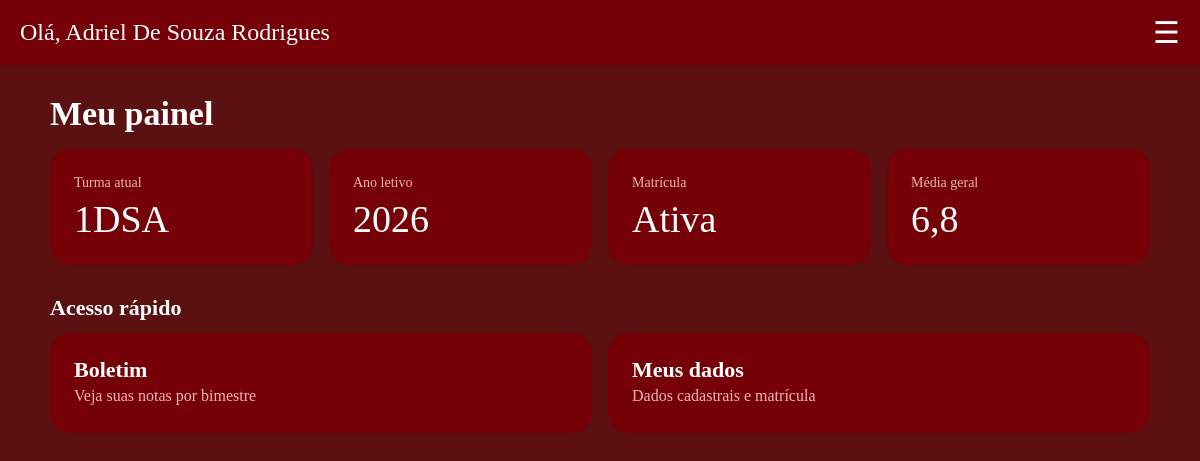
The app's page /Gestao-Escolar/php/aluno/painel.php (signed in) with its own data.
### tables this page shows
CREATE TABLE IF NOT EXISTS `matricula` (
  `id_matricula` int NOT NULL AUTO_INCREMENT,
  `id_aluno` int NOT NULL,
  `id_turma` int NOT NULL,
  `ano_letivo` int NOT NULL,
  `data_matricula` date DEFAULT NULL,
  `estado` enum('Ativa','Concluida','Cancelada','Transferida') NOT NULL,
  PRIMARY KEY (`id_matricula`),
  UNIQUE KEY `id_aluno` (`id_aluno`,`ano_letivo`),
  KEY `id_turma` (`id_turma`),
  CONSTRAINT `matricula_ibfk_1` FOREIGN KEY (`id_aluno`) REFERENCES `aluno` (`id_aluno`),
  CONSTRAINT `matricula_ibfk_2` FOREIGN KEY (`id_turma`) REFERENCES `turma` (`id_turma`)
);

CREATE TABLE IF NOT EXISTS `turma` (
  `id_turma` int NOT NULL AUTO_INCREMENT,
  `nome_turma` varchar(50) NOT NULL,
  `serie` varchar(20) NOT NULL,
  `turno` varchar(20) DEFAULT NULL,
  `ano_letivo` int NOT NULL,
  PRIMARY KEY (`id_turma`)
);

### Gestao-Escolar/php/verifica.php (called while the page is built, shortened)
<?php
function h($texto) {
    return htmlspecialchars((string)$texto, ENT_QUOTES, 'UTF-8');
}
function consulta($sql, $query, $tipos = "", $params = []) {
    $stmt = $sql->prepare($query);
    if ($tipos !== "") {
        $stmt->bind_param($tipos, ...$params);
    }
    $stmt->execute();
    return $stmt;
}
function rotulo_estado($estado) {
    return $estado === "Concluida" ? "Concluída" : $estado;
}

### Gestao-Escolar/php/aluno/painel.php (the view, shortened to what this page needs)
<?php
include "../verifica.php";
include_once "../conexao.php";
$idAluno = (int)($_SESSION["id_aluno"] ?? 0);
$stmt = $sql->prepare("SELECT * FROM aluno WHERE id_aluno = ?");
$stmt->bind_param("i", $idAluno);
$stmt->execute();
$aluno = $stmt->get_result()->fetch_assoc();
$matricula = consulta($sql,
    "SELECT m.*, t.nome_turma, t.serie, t.turno
     FROM matricula m
     JOIN turma t ON t.id_turma = m.id_turma
     WHERE m.id_aluno = ?
     ORDER BY m.ano_letivo DESC, m.id_matricula DESC
     LIMIT 1",
    "i", [$idAluno])->get_result()->fetch_assoc();
$mediaGeral = consulta($sql, "SELECT AVG(media) AS m FROM notas WHERE nota_id_aluno = ?",
    "i", [$idAluno])->get_result()->fetch_assoc()["m"];
?>
<!DOCTYPE html>
<html lang="pt-br">
<head>
    <link rel="stylesheet" href="../../css/style.css">
</head>
<body class="sla">
<?php include "../includes/header_aluno.php"; ?>
<div class="container">
  <div class="page-head">
    <h2 class="titulo-pag">Meu painel</h2>
  </div>
<?php if (!$aluno): ?>
  <p class="subtitulo">Seu usuário não está ligado a nenhum aluno. Procure a secretaria.</p>
<?php else: ?>
  <div class="cards">
    <div class="card"><span class="rotulo">Turma atual</span><span class="num"><?php echo $matricula ? h($matricula['nome_turma']) : '—'; ?></span></div>
    <div class="card"><span class="rotulo">Ano letivo</span><span class="num"><?php echo $matricula ? (int)$matricula['ano_letivo'] : '—'; ?></span></div>
    <div class="card"><span class="rotulo">Matrícula</span><span class="num"><?php echo $matricula ? h(rotulo_estado($matricula['estado'])) : '—'; ?></span></div>
    <div class="card"><span class="rotulo">Média geral</span><span class="num"><?php echo $mediaGeral !== null ? number_format((float)$mediaGeral, 1, ',', '.') : '—'; ?></span></div>
  </div>
  <h3 class="secao-titulo">Acesso rápido</h3>
  <div class="cards">
    <a class="card" href="boletim.php"><h3>Boletim</h3><p>Veja suas notas por bimestre</p></a>
    <a class="card" href="meusdados.php"><h3>Meus dados</h3><p>Dados cadastrais e matrícula</p></a>
  </div>
<?php endif; ?>
</div>
</body>
</html>

### Gestao-Escolar/css/style.css (style rules this page uses)
.sla { margin: 0; background-color: rgb(91, 17, 17); }
a { text-decoration: none; }
.container { max-width: 1100px; margin: 30px auto; padding: 0 20px; }
.page-head { display: flex; justify-content: space-between; align-items: center; flex-wrap: wrap; gap: 12px; margin-bottom: 16px; }
.titulo-pag { color: #ffffff; font-size: 34px; margin: 0; }
.secao-titulo { color: #ffffff; font-size: 22px; margin: 30px 0 12px 0; }
.cards { display: grid; grid-template-columns: repeat(auto-fit, minmax(210px, 1fr)); gap: 16px; }
.card { display: block; background-color: rgb(118, 0, 8); color: #ffffff; border-radius: 20px; padding: 24px; transition: 0.2s; }
.card .rotulo { font-size: 14px; color: #f0b4b4; }
.card .num { display: block; font-size: 38px; margin-top: 6px; }
.card h3 { margin: 0 0 4px 0; font-size: 22px; }
.card p { margin: 4px 0; color: #f0b4b4; }

### records on screen
matricula: id_turma.nome_turma "1DSA", ano_letivo "2026", estado "Ativa"

### other values on screen
$_SESSION['nome'] "Adriel De Souza Rodrigues"
$mediaGeral "6,8"
